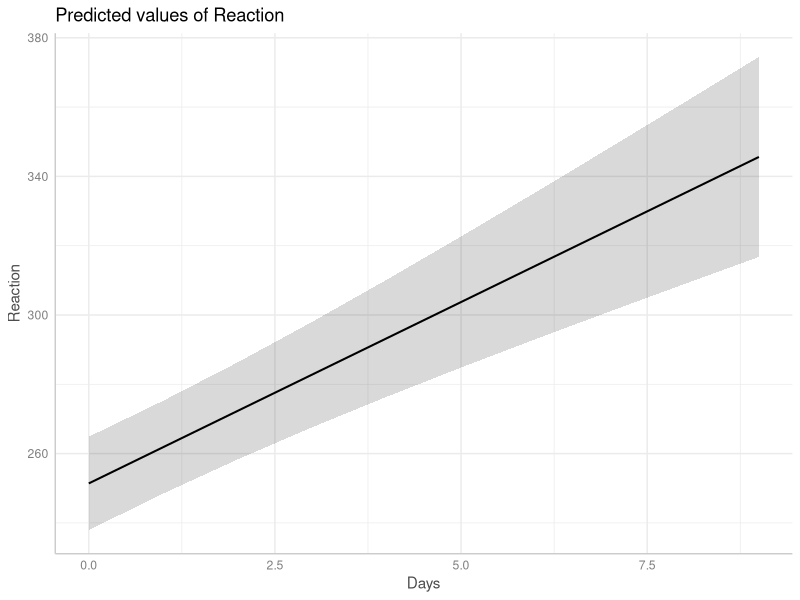

This chart was generated by the following R code: (Note: this script raises an error after producing the figure.)
## ----set-options, echo = FALSE------------------------------------------------------------------------------------------------------------------------------------------------------------------------------------------------------------------------------------------------------------------------------------------------------------------------------------------------------------------------------------------------------------------------------------------------------------------------------------------------------------------------------------------------------------------------------------------------------------------------------------------------------------------------------------------------------------------------------------------------------------------------------------------------
knitr::opts_chunk$set(collapse = TRUE, comment = "#>", dev = "png", fig.width = 7, fig.height = 4, message = FALSE, warning = FALSE)
options(width = 800)
if (!requireNamespace("ggplot2", quietly = TRUE) ||
    !requireNamespace("lme4", quietly = TRUE) ||
    !requireNamespace("glmmTMB", quietly = TRUE) ||
    !requireNamespace("sjlabelled", quietly = TRUE)) {
  knitr::opts_chunk$set(eval = FALSE)
}

## -----------------------------------------------------------------------------------------------------------------------------------------------------------------------------------------------------------------------------------------------------------------------------------------------------------------------------------------------------------------------------------------------------------------------------------------------------------------------------------------------------------------------------------------------------------------------------------------------------------------------------------------------------------------------------------------------------------------------------------------------------------------------------------------------------------------------------
library(ggeffects)
library(lme4)
data(sleepstudy)
m <- lmer(Reaction ~ Days + (1 + Days | Subject), data = sleepstudy)

pr <- ggpredict(m, "Days")
pr
plot(pr)

## -----------------------------------------------------------------------------------------------------------------------------------------------------------------------------------------------------------------------------------------------------------------------------------------------------------------------------------------------------------------------------------------------------------------------------------------------------------------------------------------------------------------------------------------------------------------------------------------------------------------------------------------------------------------------------------------------------------------------------------------------------------------------------------------------------------------------------
pr <- ggpredict(m, "Days", type = "re")
pr
plot(pr)

## -----------------------------------------------------------------------------------------------------------------------------------------------------------------------------------------------------------------------------------------------------------------------------------------------------------------------------------------------------------------------------------------------------------------------------------------------------------------------------------------------------------------------------------------------------------------------------------------------------------------------------------------------------------------------------------------------------------------------------------------------------------------------------------------------------------------------------
ggpredict(m, "Days", type = "re", condition = c(Subject = 330))

## -----------------------------------------------------------------------------------------------------------------------------------------------------------------------------------------------------------------------------------------------------------------------------------------------------------------------------------------------------------------------------------------------------------------------------------------------------------------------------------------------------------------------------------------------------------------------------------------------------------------------------------------------------------------------------------------------------------------------------------------------------------------------------------------------------------------------------
ggpredict(m, "Days", type = "sim")

## -----------------------------------------------------------------------------------------------------------------------------------------------------------------------------------------------------------------------------------------------------------------------------------------------------------------------------------------------------------------------------------------------------------------------------------------------------------------------------------------------------------------------------------------------------------------------------------------------------------------------------------------------------------------------------------------------------------------------------------------------------------------------------------------------------------------------------
library(glmmTMB)
data(Salamanders)
m <- glmmTMB(
  count ~ spp + mined + (1 | site), 
  ziformula = ~ spp + mined, 
  family = truncated_poisson, 
  data = Salamanders
)

## -----------------------------------------------------------------------------------------------------------------------------------------------------------------------------------------------------------------------------------------------------------------------------------------------------------------------------------------------------------------------------------------------------------------------------------------------------------------------------------------------------------------------------------------------------------------------------------------------------------------------------------------------------------------------------------------------------------------------------------------------------------------------------------------------------------------------------
ggpredict(m, "spp")

ggpredict(m, "spp", type = "re")

## -----------------------------------------------------------------------------------------------------------------------------------------------------------------------------------------------------------------------------------------------------------------------------------------------------------------------------------------------------------------------------------------------------------------------------------------------------------------------------------------------------------------------------------------------------------------------------------------------------------------------------------------------------------------------------------------------------------------------------------------------------------------------------------------------------------------------------
ggpredict(m, "spp", type = "fe.zi")

## -----------------------------------------------------------------------------------------------------------------------------------------------------------------------------------------------------------------------------------------------------------------------------------------------------------------------------------------------------------------------------------------------------------------------------------------------------------------------------------------------------------------------------------------------------------------------------------------------------------------------------------------------------------------------------------------------------------------------------------------------------------------------------------------------------------------------------
ggpredict(m, "spp", type = "re.zi")

## -----------------------------------------------------------------------------------------------------------------------------------------------------------------------------------------------------------------------------------------------------------------------------------------------------------------------------------------------------------------------------------------------------------------------------------------------------------------------------------------------------------------------------------------------------------------------------------------------------------------------------------------------------------------------------------------------------------------------------------------------------------------------------------------------------------------------------
ggpredict(m, "spp", type = "sim")

## -----------------------------------------------------------------------------------------------------------------------------------------------------------------------------------------------------------------------------------------------------------------------------------------------------------------------------------------------------------------------------------------------------------------------------------------------------------------------------------------------------------------------------------------------------------------------------------------------------------------------------------------------------------------------------------------------------------------------------------------------------------------------------------------------------------------------------
library(sjlabelled)
data(efc)
efc$e15relat <- as_label(efc$e15relat)
m <- lmer(neg_c_7 ~ c12hour + c160age + c161sex + (1 | e15relat), data = efc)
me <- ggpredict(m, terms = "c12hour")
plot(me)

## -----------------------------------------------------------------------------------------------------------------------------------------------------------------------------------------------------------------------------------------------------------------------------------------------------------------------------------------------------------------------------------------------------------------------------------------------------------------------------------------------------------------------------------------------------------------------------------------------------------------------------------------------------------------------------------------------------------------------------------------------------------------------------------------------------------------------------
me <- ggpredict(m, terms = "c12hour", type = "re")
plot(me)

## -----------------------------------------------------------------------------------------------------------------------------------------------------------------------------------------------------------------------------------------------------------------------------------------------------------------------------------------------------------------------------------------------------------------------------------------------------------------------------------------------------------------------------------------------------------------------------------------------------------------------------------------------------------------------------------------------------------------------------------------------------------------------------------------------------------------------------
me <- ggpredict(m, terms = c("c12hour", "e15relat"), type = "re")
plot(me)

## -----------------------------------------------------------------------------------------------------------------------------------------------------------------------------------------------------------------------------------------------------------------------------------------------------------------------------------------------------------------------------------------------------------------------------------------------------------------------------------------------------------------------------------------------------------------------------------------------------------------------------------------------------------------------------------------------------------------------------------------------------------------------------------------------------------------------------
me <- ggpredict(m, terms = c("c12hour", "e15relat [child,sibling]"), type = "re")
plot(me)

## ----fig.height=6-------------------------------------------------------------------------------------------------------------------------------------------------------------------------------------------------------------------------------------------------------------------------------------------------------------------------------------------------------------------------------------------------------------------------------------------------------------------------------------------------------------------------------------------------------------------------------------------------------------------------------------------------------------------------------------------------------------------------------------------------------------------------------------------------------------
me <- ggpredict(
  m, 
  terms = c("c12hour", "c161sex", "c160age", "e15relat [child,sibling]"), 
  type = "re"
)
plot(me)

## -----------------------------------------------------------------------------------------------------------------------------------------------------------------------------------------------------------------------------------------------------------------------------------------------------------------------------------------------------------------------------------------------------------------------------------------------------------------------------------------------------------------------------------------------------------------------------------------------------------------------------------------------------------------------------------------------------------------------------------------------------------------------------------------------------------------------------
set.seed(123)
m <- lmer(Reaction ~ Days + (1 + Days | Subject), data = sleepstudy)
me <- ggpredict(m, terms = c("Days", "Subject [sample=7]"), type = "re")
plot(me)

## -----------------------------------------------------------------------------------------------------------------------------------------------------------------------------------------------------------------------------------------------------------------------------------------------------------------------------------------------------------------------------------------------------------------------------------------------------------------------------------------------------------------------------------------------------------------------------------------------------------------------------------------------------------------------------------------------------------------------------------------------------------------------------------------------------------------------------
plot(me, add.data = TRUE)
